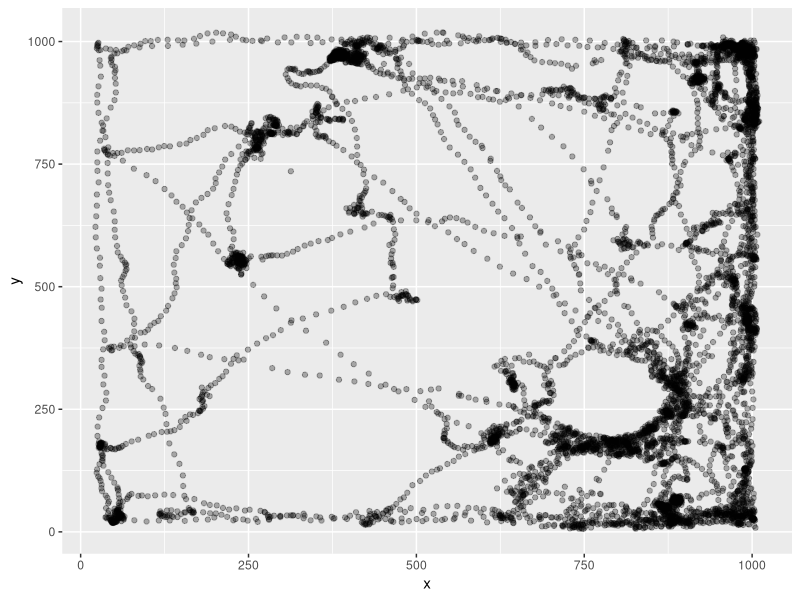
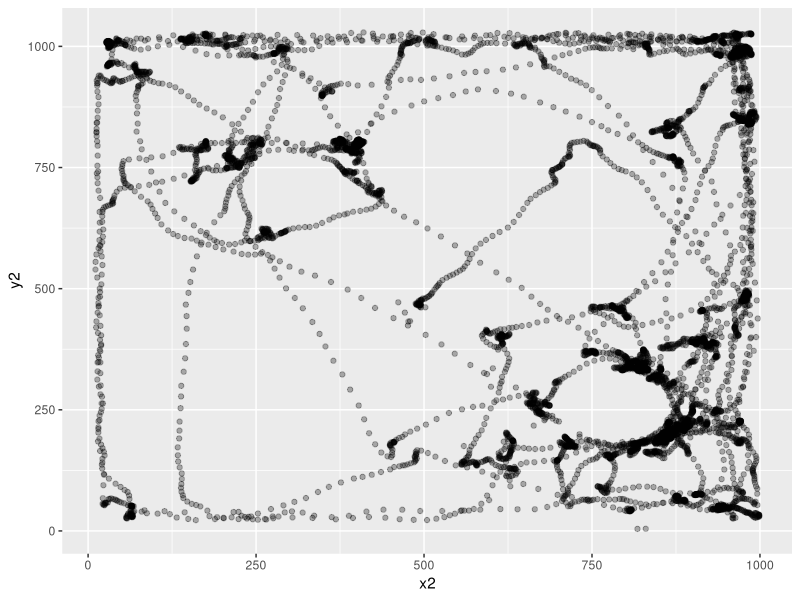
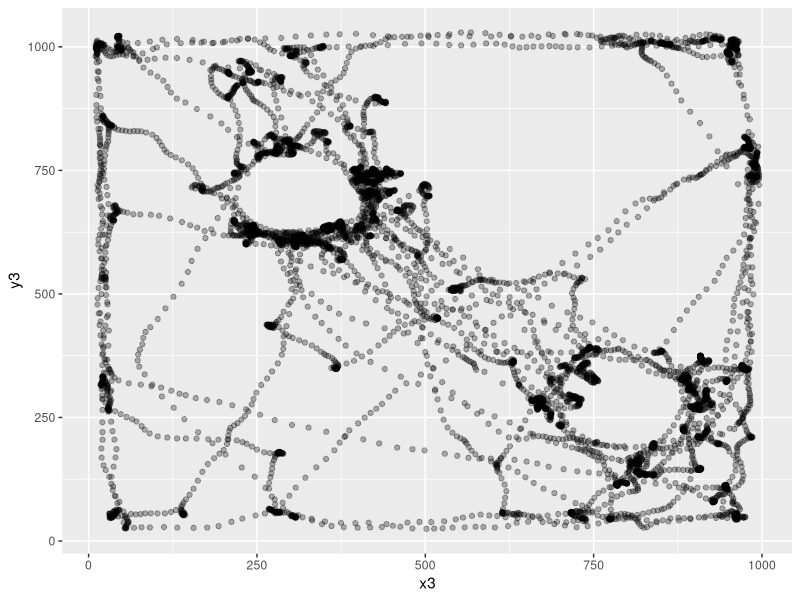
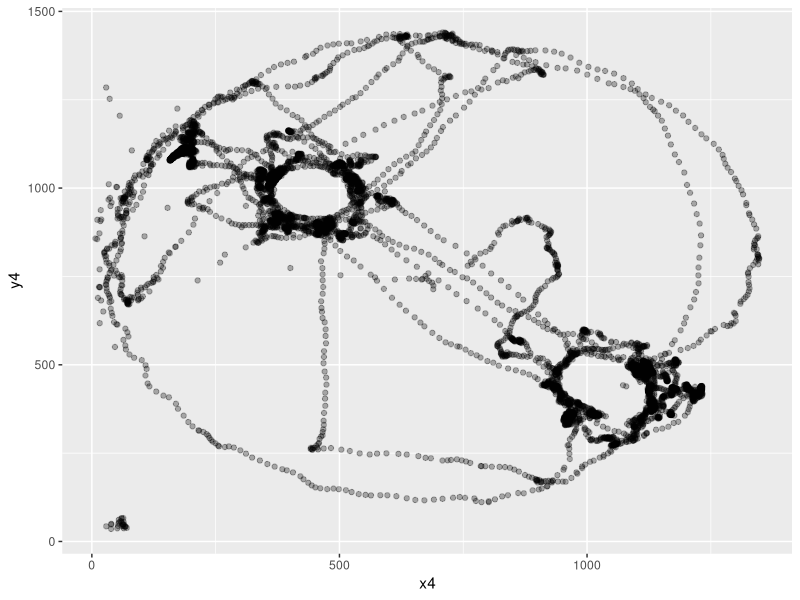
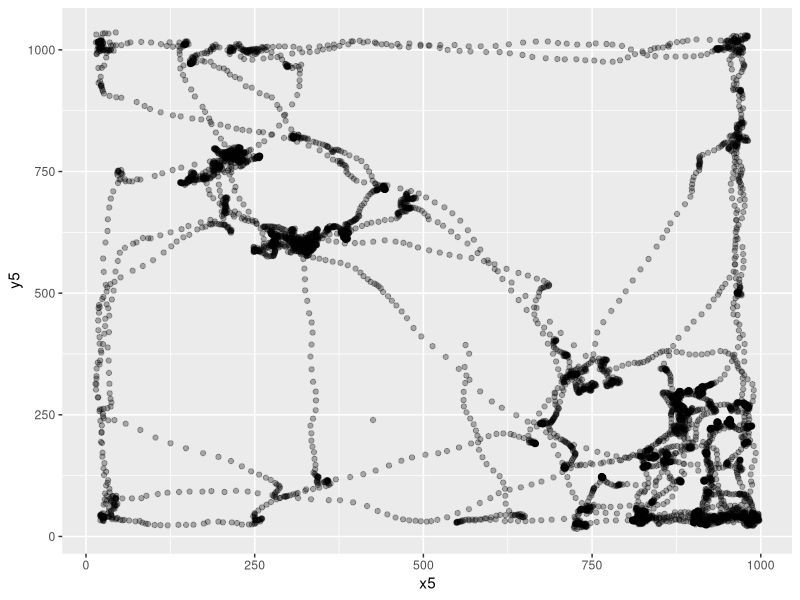
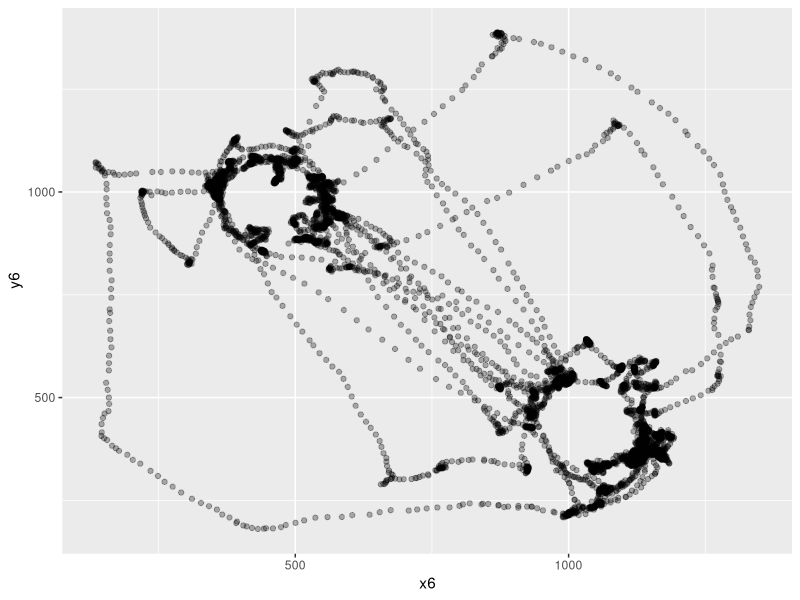

Write R code to recreate these figures, in order. (Note: this script raises an error after producing the figures.)
rm(list = ls())
library(tidyverse)
BaselineLearn <- read_csv("240705_r1568_0_baseline_learn.csv")
BaselineLearn <- BaselineLearn %>%
  select(!15:24) %>%
  filter(Value.Item1.Item2>71) %>%
  rename(pixelx = Value.Item1.Item3.X, pixely = Value.Item1.Item3.Y, TimePoint = Value.Item1.Item2) %>%
  select(!1, !14)
x1 <- c(BaselineLearn$pixelx)
y1 <- c(BaselineLearn$pixely)
df1 <- data.frame(x = x1, y = y1)
p1 <- ggplot(df1, aes(x = x, y = y)) +
  geom_point(alpha = 0.3)
p1
library(ggforce)
p1circle <- p1 + geom_circle(aes(x0 = 324, y0 = 715, r = 125), color = "red")
p1circle <- p1circle + geom_circle(aes(x0 = 787, y0 = 271, r = 125), color = "red")
p1circle <- p1circle +
  ggtitle("baseline")
radius <- 125
center_x1 <- 324
center_y1 <- 715
df1$distance <- sqrt((df1$x - center_x1)^2 + (df1$y - center_y1)^2)
points_in_circle1 <- sum(df1$distance <= radius)
print(points_in_circle1)
center_x2 <- 787
center_y2 <- 271
df1$distance1 <- sqrt((df1$x - center_x2)^2 + (df1$y - center_y2)^2)
points_in_circle2 <- sum(df1$distance1 <= radius)
print(points_in_circle2)

SimilarLearn <- read_csv("240705_r1568_1_similar_learn.csv")
SimilarLearn <- SimilarLearn %>%
  select(!15:24) %>%
  filter(Value.Item1.Item2>83) %>%
  rename(pixelx = Value.Item1.Item3.X, pixely = Value.Item1.Item3.Y, TimePoint = Value.Item1.Item2) %>%
  select(!1, !14)
x2 <- c(SimilarLearn$pixelx)
y2 <- c(SimilarLearn$pixely)
df2 <- data.frame(x = x2, y = y2)
p2 <- ggplot(df2, aes(x = x2, y = y2)) +
  geom_point(alpha = 0.3)
p2
p2circle <- p2 + geom_circle(aes(x0 = 324, y0 = 710, r = 125), color = "blue")
p2circle <- p2circle + geom_circle(aes(x0 = 788, y0 = 266, r = 125), color = "blue")
p2circle <- p2circle +
  ggtitle("similar")
radius <- 125
center_x1 <- 324
center_y1 <- 710
df2$distance <- sqrt((df2$x - center_x1)^2 + (df2$y - center_y1)^2)
points_in_circle2 <- sum(df2$distance <= radius)
print(points_in_circle2)
center_x2 <- 788
center_y2 <- 266
df2$distance1 <- sqrt((df2$x - center_x2)^2 + (df2$y - center_y2)^2)
points_in_circle2 <- sum(df2$distance1 <= radius)
print(points_in_circle2)

SimilarTest <- read_csv("240705_r1568_2_similar_test.csv")
SimilarTest <- SimilarTest %>%
  select(!15:24) %>%
  filter(Value.Item1.Item2>71) %>%
  rename(pixelx = Value.Item1.Item3.X, pixely = Value.Item1.Item3.Y, TimePoint = Value.Item1.Item2) %>%
  select(!1, !14)
x3 <- c(SimilarTest$pixelx)
y3 <- c(SimilarTest$pixely)
df3 <- data.frame(x = x3, y = y3)
p3 <- ggplot(df3, aes(x = x3, y = y3)) +
  geom_point(alpha = 0.3)
p3
p3circle <- p3 + geom_circle(aes(x0 = 324, y0 = 705, r = 125), color = "blue")
p3circle <- p3circle + geom_circle(aes(x0 = 783, y0 = 271, r = 125), color = "red")
p3circle <- p3circle +
  ggtitle("similar")
radius <- 125
center_x3 <- 324
center_y3 <- 705
df3$distance <- sqrt((df3$x - center_x3)^2 + (df3$y - center_y3)^2)
points_in_circle3 <- sum(df3$distance <= radius)
print(points_in_circle3)
center_x3 <- 783
center_y3 <- 271
df3$distance1 <- sqrt((df3$x - center_x3)^2 + (df3$y - center_y3)^2)
points_in_circle3 <- sum(df3$distance1 <= radius)
print(points_in_circle3)

DifferentLearn <- read_csv("240705_r1568_3_different_learn.csv")
DifferentLearn <- DifferentLearn %>%
  select(!15:24) %>%
  filter(Value.Item1.Item2>0) %>%
  rename(pixelx = Value.Item1.Item3.X, pixely = Value.Item1.Item3.Y, TimePoint = Value.Item1.Item2) %>%
  select(!1, !14)
x4 <- c(DifferentLearn$pixelx)
y4 <- c(DifferentLearn$pixely)
df4 <- data.frame(x = x4, y = y4)
p4 <- ggplot(df4, aes(x = x4, y = y4)) +
  geom_point(alpha = 0.3)
p4
p4circle <- p4 + geom_circle(aes(x0 = 452, y0 = 989, r = 125), color = "purple")
p4circle <- p4circle + geom_circle(aes(x0 = 1030, y0 = 452, r = 125), color = "purple")
p4circle <- p4circle +
  ggtitle("different")
radius <- 125
center_x4 <- 452
center_y4 <- 989
df4$distance <- sqrt((df4$x - center_x4)^2 + (df4$y - center_y4)^2)
points_in_circle4 <- sum(df4$distance <= radius)
print(points_in_circle4)
center_x4 <- 1030
center_y4 <- 452
df4$distance1 <- sqrt((df4$x - center_x4)^2 + (df4$y - center_y4)^2)
points_in_circle4 <- sum(df4$distance1 <= radius)
print(points_in_circle4)

BaselineLearn <- read_csv("240705_r1568_4_baseline_learn.csv")
BaselineLearn <- BaselineLearn %>%
  select(!15:24) %>%
  filter(Value.Item1.Item2>71) %>%
  rename(pixelx = Value.Item1.Item3.X, pixely = Value.Item1.Item3.Y, TimePoint = Value.Item1.Item2) %>%
  select(!1, !14)
x5 <- c(BaselineLearn$pixelx)
y5 <- c(BaselineLearn$pixely)
df5 <- data.frame(x = x5, y = y5)
p5 <- ggplot(df5, aes(x = x5, y = y5)) +
  geom_point(alpha = 0.3)
p5
p5circle <- p5 + geom_circle(aes(x0 = 319, y0 = 705, r = 125), color = "green")
p5circle <- p5circle + geom_circle(aes(x0 = 783, y0 = 266, r = 125), color = "green")
p5circle <- p5circle +
  ggtitle("baseline")
radius <- 125
center_x5 <- 319
center_y5 <- 705
df5$distance <- sqrt((df5$x - center_x5)^2 + (df5$y - center_y5)^2)
points_in_circle5 <- sum(df5$distance <= radius)
print(points_in_circle5)
center_x6 <- 783
center_y6 <- 266
df5$distance1 <- sqrt((df5$x - center_x6)^2 + (df5$y - center_y6)^2)
points_in_circle6 <- sum(df5$distance1 <= radius)
print(points_in_circle6)

DifferentTest <- read_csv("240705_r1568_5_different_test.csv")
DifferentTest <- DifferentTest %>%
  select(!15:24) %>%
  filter(Value.Item1.Item2>71) %>%
  rename(pixelx = Value.Item1.Item3.X, pixely = Value.Item1.Item3.Y, TimePoint = Value.Item1.Item2) %>%
  select(!1, !14)
x6 <- c(DifferentTest$pixelx)
y6 <- c(DifferentTest$pixely)
df6 <- data.frame(x = x6, y = y6)
p6 <- ggplot(df6, aes(x = x6, y = y6)) +
  geom_point(alpha = 0.3)
p6
p6circle <- p6 + geom_circle(aes(x0 = 452, y0 = 989, r = 125), color = "purple")
p6circle <- p6circle + geom_circle(aes(x0 = 1030, y0 = 452, r = 125), color = "green")
p6circle <- p6circle +
  ggtitle("different")
radius <- 125
center_x6 <- 452
center_y6 <- 989
df6$distance <- sqrt((df6$x - center_x6)^2 + (df6$y - center_y6)^2)
points_in_circle6 <- sum(df6$distance <= radius)
print(points_in_circle6)
center_x6 <- 1030
center_y6 <- 452
df6$distance1 <- sqrt((df6$x - center_x6)^2 + (df6$y - center_y6)^2)
points_in_circle6 <- sum(df6$distance1 <= radius)
print(points_in_circle6)
library(gridExtra)
grid.arrange(p1circle, p2circle, p3circle, p4circle, p5circle, p6circle, nrow = 2, ncol = 3)

